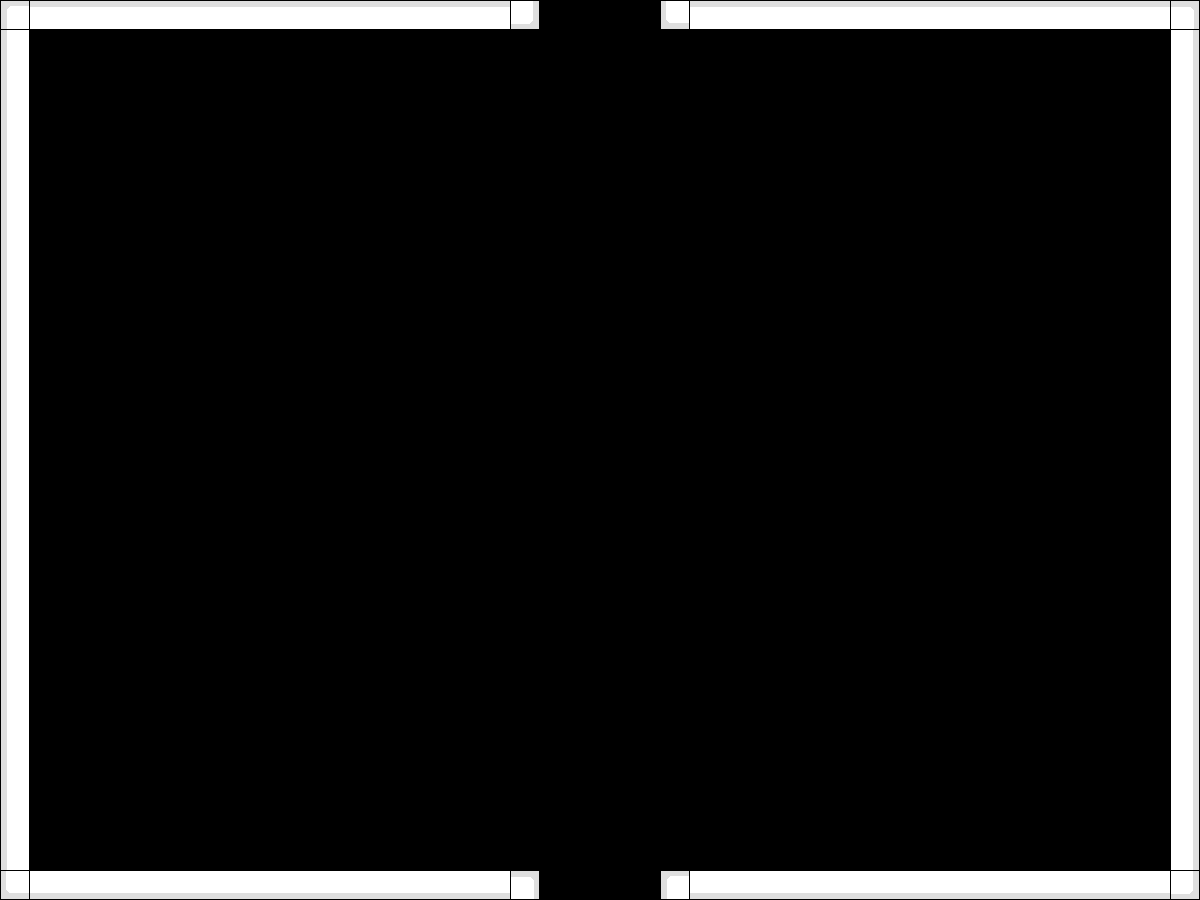

Tiled map render using the project's own tile images. Description and the whole map definition, tile-layer contents included, below:
An orthogonal 40x30 tile map with 30x30 px tiles, 1 tile layer (wall), 2 tilesets.

<map version="1.10" tiledversion="1.12.2" orientation="orthogonal" renderorder="right-down" width="40" height="30" tilewidth="30" tileheight="30" infinite="0" nextlayerid="3" nextobjectid="1">
 <editorsettings>
  <export target="map1.json" format="json" />
 </editorsettings>
 <tileset firstgid="1" source="WallSide.tsx" />
 <tileset firstgid="2" source="WallCorner.tsx" />
 <layer id="2" name="wall" width="40" height="30">
  <data encoding="csv">
2684354562,3221225473,3221225473,3221225473,3221225473,3221225473,3221225473,3221225473,3221225473,3221225473,3221225473,3221225473,3221225473,3221225473,3221225473,3221225473,3221225473,1610612738,0,0,0,0,2,3221225473,3221225473,3221225473,3221225473,3221225473,3221225473,3221225473,3221225473,3221225473,3221225473,3221225473,3221225473,3221225473,3221225473,3221225473,3221225473,3221225474,
2684354561,0,0,0,0,0,0,0,0,0,0,0,0,0,0,0,0,0,0,0,0,0,0,0,0,0,0,0,0,0,0,0,0,0,0,0,0,0,0,1610612737,
2684354561,0,0,0,0,0,0,0,0,0,0,0,0,0,0,0,0,0,0,0,0,0,0,0,0,0,0,0,0,0,0,0,0,0,0,0,0,0,0,1610612737,
2684354561,0,0,0,0,0,0,0,0,0,0,0,0,0,0,0,0,0,0,0,0,0,0,0,0,0,0,0,0,0,0,0,0,0,0,0,0,0,0,1610612737,
2684354561,0,0,0,0,0,0,0,0,0,0,0,0,0,0,0,0,0,0,0,0,0,0,0,0,0,0,0,0,0,0,0,0,0,0,0,0,0,0,1610612737,
2684354561,0,0,0,0,0,0,0,0,0,0,0,0,0,0,0,0,0,0,0,0,0,0,0,0,0,0,0,0,0,0,0,0,0,0,0,0,0,0,1610612737,
2684354561,0,0,0,0,0,0,0,0,0,0,0,0,0,0,0,0,0,0,0,0,0,0,0,0,0,0,0,0,0,0,0,0,0,0,0,0,0,0,1610612737,
2684354561,0,0,0,0,0,0,0,0,0,0,0,0,0,0,0,0,0,0,0,0,0,0,0,0,0,0,0,0,0,0,0,0,0,0,0,0,0,0,1610612737,
2684354561,0,0,0,0,0,0,0,0,0,0,0,0,0,0,0,0,0,0,0,0,0,0,0,0,0,0,0,0,0,0,0,0,0,0,0,0,0,0,1610612737,
2684354561,0,0,0,0,0,0,0,0,0,0,0,0,0,0,0,0,0,0,0,0,0,0,0,0,0,0,0,0,0,0,0,0,0,0,0,0,0,0,1610612737,
2684354561,0,0,0,0,0,0,0,0,0,0,0,0,0,0,0,0,0,0,0,0,0,0,0,0,0,0,0,0,0,0,0,0,0,0,0,0,0,0,1610612737,
2684354561,0,0,0,0,0,0,0,0,0,0,0,0,0,0,0,0,0,0,0,0,0,0,0,0,0,0,0,0,0,0,0,0,0,0,0,0,0,0,1610612737,
2684354561,0,0,0,0,0,0,0,0,0,0,0,0,0,0,0,0,0,0,0,0,0,0,0,0,0,0,0,0,0,0,0,0,0,0,0,0,0,0,1610612737,
2684354561,0,0,0,0,0,0,0,0,0,0,0,0,0,0,0,0,0,0,0,0,0,0,0,0,0,0,0,0,0,0,0,0,0,0,0,0,0,0,1610612737,
2684354561,0,0,0,0,0,0,0,0,0,0,0,0,0,0,0,0,0,0,0,0,0,0,0,0,0,0,0,0,0,0,0,0,0,0,0,0,0,0,1610612737,
2684354561,0,0,0,0,0,0,0,0,0,0,0,0,0,0,0,0,0,0,0,0,0,0,0,0,0,0,0,0,0,0,0,0,0,0,0,0,0,0,1610612737,
2684354561,0,0,0,0,0,0,0,0,0,0,0,0,0,0,0,0,0,0,0,0,0,0,0,0,0,0,0,0,0,0,0,0,0,0,0,0,0,0,1610612737,
2684354561,0,0,0,0,0,0,0,0,0,0,0,0,0,0,0,0,0,0,0,0,0,0,0,0,0,0,0,0,0,0,0,0,0,0,0,0,0,0,1610612737,
2684354561,0,0,0,0,0,0,0,0,0,0,0,0,0,0,0,0,0,0,0,0,0,0,0,0,0,0,0,0,0,0,0,0,0,0,0,0,0,0,1610612737,
2684354561,0,0,0,0,0,0,0,0,0,0,0,0,0,0,0,0,0,0,0,0,0,0,0,0,0,0,0,0,0,0,0,0,0,0,0,0,0,0,1610612737,
2684354561,0,0,0,0,0,0,0,0,0,0,0,0,0,0,0,0,0,0,0,0,0,0,0,0,0,0,0,0,0,0,0,0,0,0,0,0,0,0,1610612737,
2684354561,0,0,0,0,0,0,0,0,0,0,0,0,0,0,0,0,0,0,0,0,0,0,0,0,0,0,0,0,0,0,0,0,0,0,0,0,0,0,1610612737,
2684354561,0,0,0,0,0,0,0,0,0,0,0,0,0,0,0,0,0,0,0,0,0,0,0,0,0,0,0,0,0,0,0,0,0,0,0,0,0,0,1610612737,
2684354561,0,0,0,0,0,0,0,0,0,0,0,0,0,0,0,0,0,0,0,0,0,0,0,0,0,0,0,0,0,0,0,0,0,0,0,0,0,0,1610612737,
2684354561,0,0,0,0,0,0,0,0,0,0,0,0,0,0,0,0,0,0,0,0,0,0,0,0,0,0,0,0,0,0,0,0,0,0,0,0,0,0,1610612737,
2684354561,0,0,0,0,0,0,0,0,0,0,0,0,0,0,0,0,0,0,0,0,0,0,0,0,0,0,0,0,0,0,0,0,0,0,0,0,0,0,1610612737,
2684354561,0,0,0,0,0,0,0,0,0,0,0,0,0,0,0,0,0,0,0,0,0,0,0,0,0,0,0,0,0,0,0,0,0,0,0,0,0,0,1610612737,
2684354561,0,0,0,0,0,0,0,0,0,0,0,0,0,0,0,0,0,0,0,0,0,0,0,0,0,0,0,0,0,0,0,0,0,0,0,0,0,0,1610612737,
2684354561,0,0,0,0,0,0,0,0,0,0,0,0,0,0,0,0,0,0,0,0,0,0,0,0,0,0,0,0,0,0,0,0,0,0,0,0,0,0,1610612737,
2,1,1,1,1,1,1,1,1,1,1,1,1,1,1,1,1,3221225474,0,0,0,0,2684354562,1,1,1,1,1,1,1,1,1,1,1,1,1,1,1,1,1610612738
</data>
 </layer>
</map>
